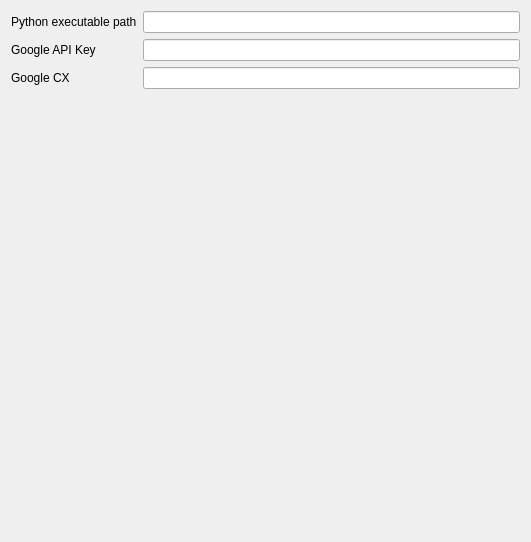
<?xml version="1.0" encoding="UTF-8"?>
<ui version="4.0">
 <class>GoogleSettings</class>
 <widget class="QWidget" name="GoogleSettings">
  <property name="geometry">
   <rect>
    <x>0</x>
    <y>0</y>
    <width>531</width>
    <height>542</height>
   </rect>
  </property>
  <property name="windowTitle">
   <string>Google API Plugin</string>
  </property>
  <property name="accessibleName">
   <string>Google API Plugin</string>
  </property>
  <layout class="QHBoxLayout" name="horizontalLayout">
   <item>
    <layout class="QFormLayout" name="formLayout">
     <item row="0" column="0">
      <widget class="QLabel" name="label_3">
       <property name="text">
        <string>Python executable path</string>
       </property>
      </widget>
     </item>
     <item row="0" column="1">
      <widget class="QLineEdit" name="lineEdit_PythonPath"/>
     </item>
     <item row="1" column="0">
      <widget class="QLabel" name="label">
       <property name="text">
        <string>Google API Key</string>
       </property>
      </widget>
     </item>
     <item row="2" column="0">
      <widget class="QLabel" name="label_2">
       <property name="text">
        <string>Google CX</string>
       </property>
      </widget>
     </item>
     <item row="1" column="1">
      <widget class="QLineEdit" name="lineEdit_GoogleAPIKey"/>
     </item>
     <item row="2" column="1">
      <widget class="QLineEdit" name="lineEdit_GoogleCX"/>
     </item>
    </layout>
   </item>
  </layout>
 </widget>
 <resources/>
 <connections/>
</ui>
